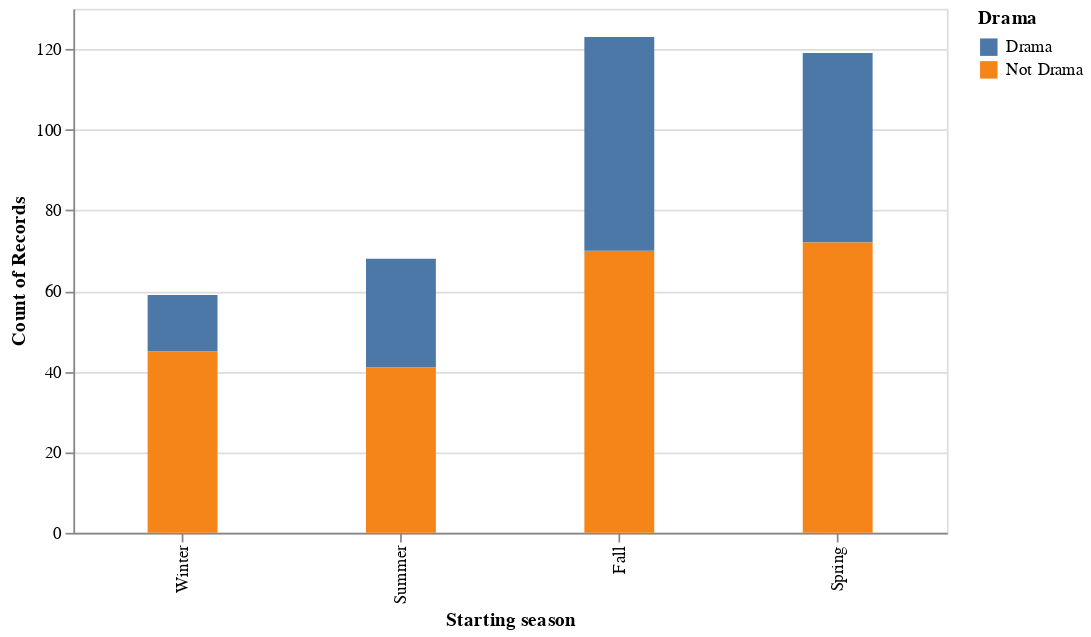

Here is the notebook cell this chart was saved with:
### Markdown cell above
## Altair Bargraphs

https://www.geeksforgeeks.org/how-to-make-a-simple-histogram-with-altair-in-python/

### Code cell
X = 'Starting season'
factor = "Drama"

df[factor] = df["Genres"].map(lambda x: factor if factor in x else "Not " + factor)

alt.Chart(df).mark_bar(size = 40).encode(
   x = alt.X(X, sort = ["Winter","Summer","Fall","Spring"]),
    y = 'count()',
    color = factor,
).properties(
    width = 500,
    height = 300
)

### Figure 1 — Vega-Lite specification as saved in the notebook (floating-point values rounded to 4 significant figures; data arrays with more than 128 entries replaced by an {"elided": "..."} marker saying what was removed)
{"config": {"view": {"continuousWidth": 400, "continuousHeight": 300}}, "data": {"name": "data-a3b0f86b545dca7c43aa963a67e9915e"}, "mark": {"type": "bar", "size": 40}, "encoding": {"color": {"type": "nominal", "field": "Drama"}, "x": {"type": "nominal", "field": "Starting season", "sort": ["Winter", "Summer", "Fall", "Spring"]}, "y": {"type": "quantitative", "aggregate": "count"}}, "height": 300, "width": 500, "$schema": "https://vega.github.io/schema/vega-lite/v4.8.1.json", "datasets": {"data-a3b0f86b545dca7c43aa963a67e9915e": {"elided": "369 records"}}}
